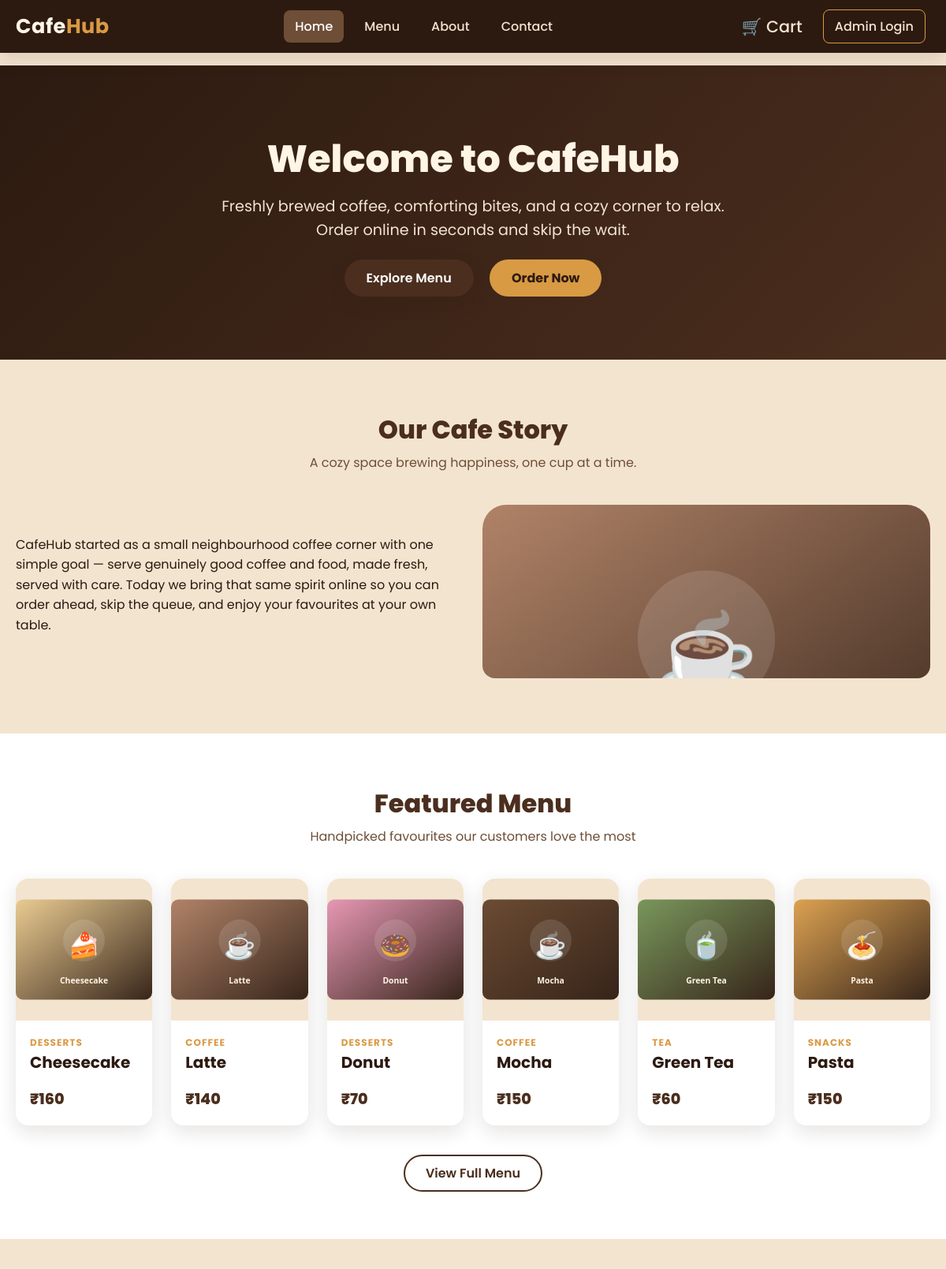
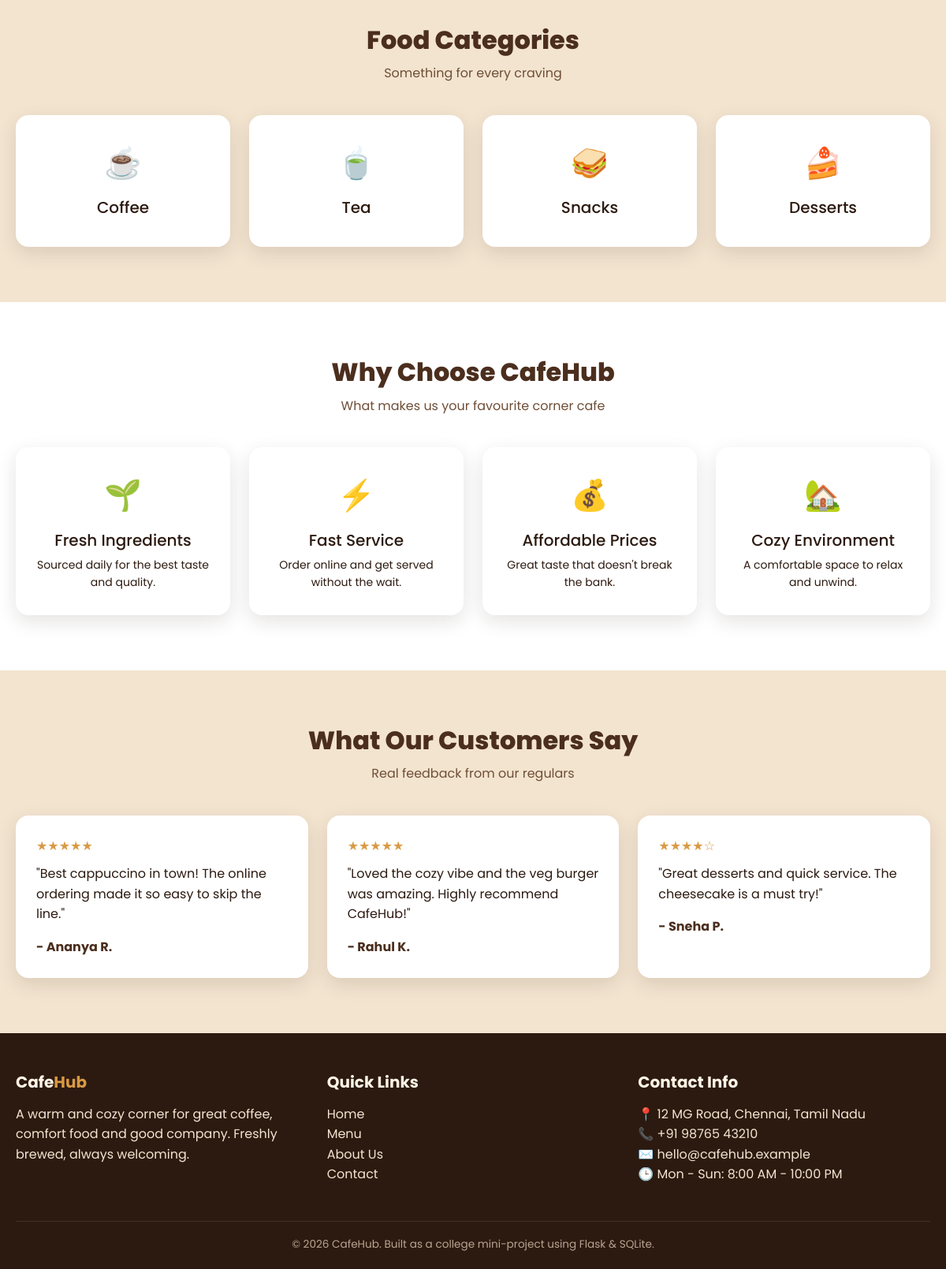
The page / on the database its author committed (2 pictures, top to bottom).
### tables this page shows
CREATE TABLE menu_items (
            id INTEGER PRIMARY KEY AUTOINCREMENT,
            name TEXT NOT NULL,
            description TEXT,
            category TEXT NOT NULL,
            price REAL NOT NULL,
            image TEXT,
            available INTEGER NOT NULL DEFAULT 1
        );

### app.py (the view)
@app.route("/")
def index():
    db = get_db()
    featured_items = db.execute(
        "SELECT * FROM menu_items WHERE available = 1 ORDER BY RANDOM() LIMIT 6"
    ).fetchall()
    return render_template("index.html", featured_items=featured_items)

### app.py (called while the page is built)
def get_db():
    if "db" not in g:
        g.db = sqlite3.connect(DATABASE)
        g.db.row_factory = sqlite3.Row  # lets us access columns by name
        g.db.execute("PRAGMA foreign_keys = ON")
    return g.db

@app.context_processor
def inject_cart_count():
    cart = session.get("cart", {})
    count = 0
    for qty in cart.values():
        try:
            count += int(qty)
        except (ValueError, TypeError):
            pass
    return {"cart_count": count}

### templates/index.html (shortened to what this page needs)
{% extends "base.html" %}
{% block content %}
<section class="hero">
  <div class="container container-narrow">
    <h1>Welcome to CafeHub</h1>
    <p>Freshly brewed coffee, comforting bites, and a cozy corner to relax. Order online in seconds and skip the wait.</p>
    <div class="hero-buttons">
      <a href="{{ url_for('menu') }}" class="btn-cafe">Explore Menu</a>
      <a href="{{ url_for('menu') }}" class="btn-accent">Order Now</a>
    </div>
  </div>
</section>
<section>
  <div class="container container-narrow">
    <h2 class="section-title">Our Cafe Story</h2>
    <p class="section-subtitle">A cozy space brewing happiness, one cup at a time.</p>
    <div class="row align-items-center g-4">
      <div class="col-md-6">
        <p>CafeHub started as a small neighbourhood coffee corner with one simple goal — serve genuinely good coffee and food, made fresh, served with care. Today we bring that same spirit online so you can order ahead, skip the queue, and enjoy your favourites at your own table.</p>
      </div>
      <div class="col-md-6">
        <div class="food-img-wrap" style="height:220px; border-radius:16px; overflow:hidden;">
          <img src="{{ url_for('static', filename='images/latte.svg') }}" alt="Cafe Introduction">
        </div>
      </div>
    </div>
  </div>
</section>
<section class="alt-bg">
  <div class="container container-narrow">
    <h2 class="section-title">Featured Menu</h2>
    <p class="section-subtitle">Handpicked favourites our customers love the most</p>
    <div class="row g-4">
      {% for item in featured_items %}
      <div class="col-6 col-md-4 col-lg-2">
        <div class="food-card">
          <div class="food-img-wrap">
            <img src="{{ url_for('static', filename='images/' ~ item['image']) }}" alt="{{ item['name'] }}">
          </div>
          <div class="food-body">
            <div class="food-category">{{ item['category'] }}</div>
            <h5>{{ item['name'] }}</h5>
            <div class="food-footer">
              <span class="food-price">₹{{ '%.0f' % item['price'] }}</span>
            </div>
          </div>
        </div>
      </div>
      {% endfor %}
    </div>
    <div class="text-center mt-5">
      <a href="{{ url_for('menu') }}" class="btn-cafe-outline">View Full Menu</a>
    </div>
  </div>
</section>
<section>
  <div class="container container-narrow">
    <h2 class="section-title">Food Categories</h2>
    <p class="section-subtitle">Something for every craving</p>
    <div class="row g-4 text-center">
      <div class="col-6 col-md-3">
        <div class="feature-box"><div class="feature-icon">☕</div><h5>Coffee</h5></div>
      </div>
      <div class="col-6 col-md-3">
        <div class="feature-box"><div class="feature-icon">🍵</div><h5>Tea</h5></div>
      </div>
      <div class="col-6 col-md-3">
        <div class="feature-box"><div class="feature-icon">🥪</div><h5>Snacks</h5></div>
      </div>
      <div class="col-6 col-md-3">
        <div class="feature-box"><div class="feature-icon">🍰</div><h5>Desserts</h5></div>
      </div>
    </div>
  </div>
</section>
<section class="alt-bg">
  <div class="container container-narrow">
    <h2 class="section-title">Why Choose CafeHub</h2>
    <p class="section-subtitle">What makes us your favourite corner cafe</p>
    <div class="row g-4">
      <div class="col-md-3 col-6">
        <div class="feature-box">
          <div class="feature-icon">🌱</div>
          <h5>Fresh Ingredients</h5>
          <p class="mb-0 small">Sourced daily for the best taste and quality.</p>
        </div>
      </div>
      <div class="col-md-3 col-6">
        <div class="feature-box">
          <div class="feature-icon">⚡</div>
          <h5>Fast Service</h5>
          <p class="mb-0 small">Order online and get served without the wait.</p>
        </div>
      </div>
      <div class="col-md-3 col-6">
        <div class="feature-box">
          <div class="feature-icon">💰</div>
          <h5>Affordable Prices</h5>
          <p class="mb-0 small">Great taste that doesn't break the bank.</p>
        </div>
      </div>
      <div class="col-md-3 col-6">
        <div class="feature-box">
          <div class="feature-icon">🏡</div>
          <h5>Cozy Environment</h5>
          <p class="mb-0 small">A comfortable space to relax and unwind.</p>
        </div>
      </div>
    </div>
  </div>
</section>
<section>
  <div class="container container-narrow">
    <h2 class="section-title">What Our Customers Say</h2>
    <p class="section-subtitle">Real feedback from our regulars</p>
    <div class="row g-4">
      <div class="col-md-4">
        <div class="testimonial-card">
          <div class="stars">★★★★★</div>
          <p>"Best cappuccino in town! The online ordering made it so easy to skip the line."</p>
          <div class="customer-name">- Ananya R.</div>
        </div>
      </div>
      <div class="col-md-4">
        <div class="testimonial-card">
          <div class="stars">★★★★★</div>
          <p>"Loved the cozy vibe and the veg burger was amazing. Highly recommend CafeHub!"</p>
          <div class="customer-name">- Rahul K.</div>
        </div>
      </div>
      <div class="col-md-4">
        <div class="testimonial-card">
          <div class="stars">★★★★☆</div>
          <p>"Great desserts and quick service. The cheesecake is a must try!"</p>
          <div class="customer-name">- Sneha P.</div>
        </div>
      </div>
    </div>
  </div>
</section>
{% endblock %}

### templates/base.html (shortened to what this page needs)
<!DOCTYPE html>
<html lang="en">
<head>
<link href="https://cdn.jsdelivr.net/npm/bootstrap@5.3.3/dist/css/bootstrap.min.css" rel="stylesheet">
<link rel="stylesheet" href="{{ url_for('static', filename='css/style.css') }}">
</head>
<body>
<nav class="navbar navbar-expand-lg navbar-dark">
  <div class="container container-narrow">
    <a class="navbar-brand" href="{{ url_for('index') }}">Cafe<span>Hub</span></a>
    <div class="collapse navbar-collapse" id="navMain">
      <ul class="navbar-nav mx-auto">
        <li class="nav-item"><a class="nav-link {% if request.path == '/' %}active{% endif %}" href="{{ url_for('index') }}">Home</a></li>
        <li class="nav-item"><a class="nav-link {% if request.path == '/menu' %}active{% endif %}" href="{{ url_for('menu') }}">Menu</a></li>
        <li class="nav-item"><a class="nav-link {% if request.path == '/about' %}active{% endif %}" href="{{ url_for('about') }}">About</a></li>
        <li class="nav-item"><a class="nav-link {% if request.path == '/contact' %}active{% endif %}" href="{{ url_for('contact') }}">Contact</a></li>
      </ul>
      <ul class="navbar-nav align-items-lg-center">
        <li class="nav-item">
          <a class="nav-link cart-icon" href="{{ url_for('cart') }}">
            🛒 Cart
          </a>
        </li>
        <li class="nav-item">
          <a class="nav-link btn-admin-nav" href="{{ url_for('admin_login') }}">Admin Login</a>
        </li>
      </ul>
    </div>
  </div>
</nav>
<main>
{% block content %}{% endblock %}
</main>
<footer>
  <div class="container container-narrow">
    <div class="row g-4">
      <div class="col-md-4">
        <h5>Cafe<span style="color:#d99a44;">Hub</span></h5>
        <p>A warm and cozy corner for great coffee, comfort food and good company. Freshly brewed, always welcoming.</p>
      </div>
      <div class="col-md-4">
        <h5>Quick Links</h5>
        <ul class="list-unstyled">
          <li><a href="{{ url_for('index') }}">Home</a></li>
          <li><a href="{{ url_for('menu') }}">Menu</a></li>
          <li><a href="{{ url_for('about') }}">About Us</a></li>
          <li><a href="{{ url_for('contact') }}">Contact</a></li>
        </ul>
      </div>
      <div class="col-md-4">
        <h5>Contact Info</h5>
        <ul class="list-unstyled">
          <li>📍 12 MG Road, Chennai, Tamil Nadu</li>
          <li>📞 +91 98765 43210</li>
          <li>✉️ hello@cafehub.example</li>
          <li>🕒 Mon - Sun: 8:00 AM - 10:00 PM</li>
        </ul>
      </div>
    </div>
    <div class="footer-bottom">
      &copy; 2026 CafeHub. Built as a college mini-project using Flask &amp; SQLite.
    </div>
  </div>
</footer>
</body>
</html>

### templates/base.html (style rules this page uses)
body { font-family: 'Poppins', sans-serif; }

### rows shown on the page
menu_items: image (picture), category "DESSERTS", name "Cheesecake", price "160"
menu_items: image (picture), category "COFFEE", name "Latte", price "140"
menu_items: image (picture), category "DESSERTS", name "Donut", price "70"
menu_items: image (picture), category "COFFEE", name "Mocha", price "150"
menu_items: image (picture), category "TEA", name "Green Tea", price "60"
menu_items: image (picture), category "SNACKS", name "Pasta", price "150"
